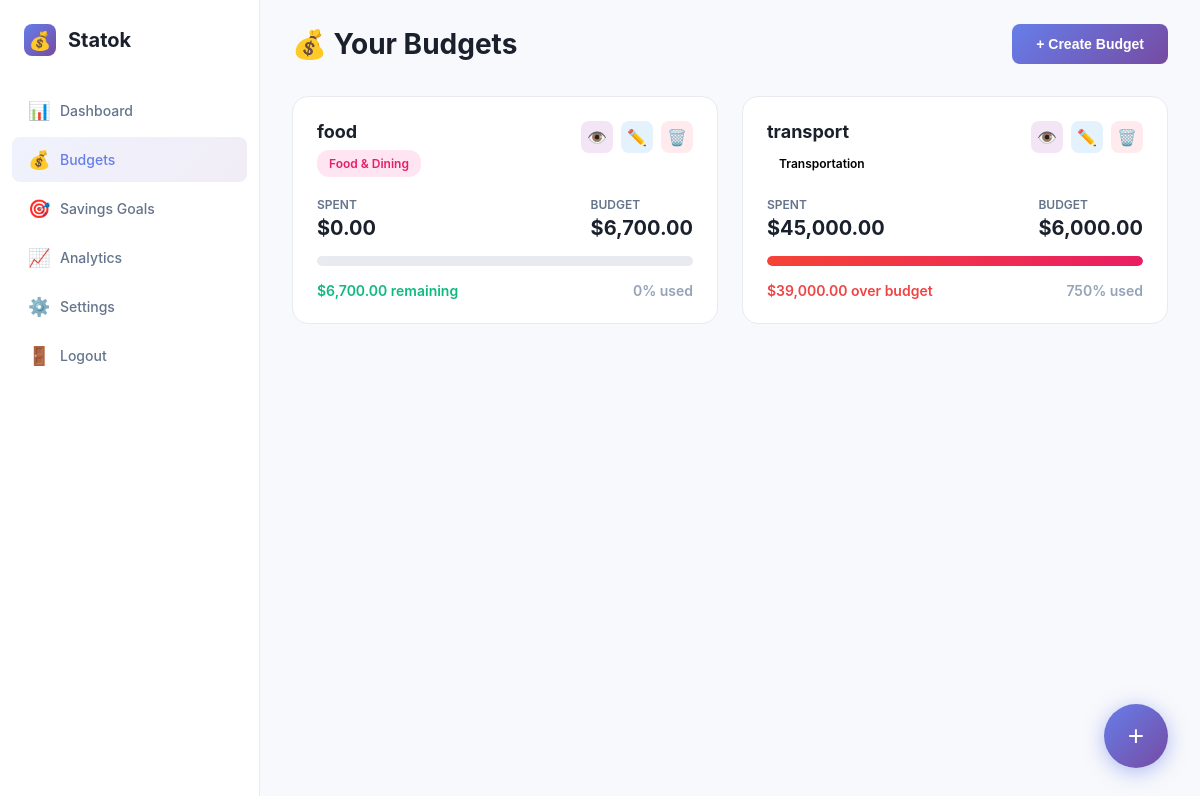
The app's page /public/budgets.php (signed in), older data.
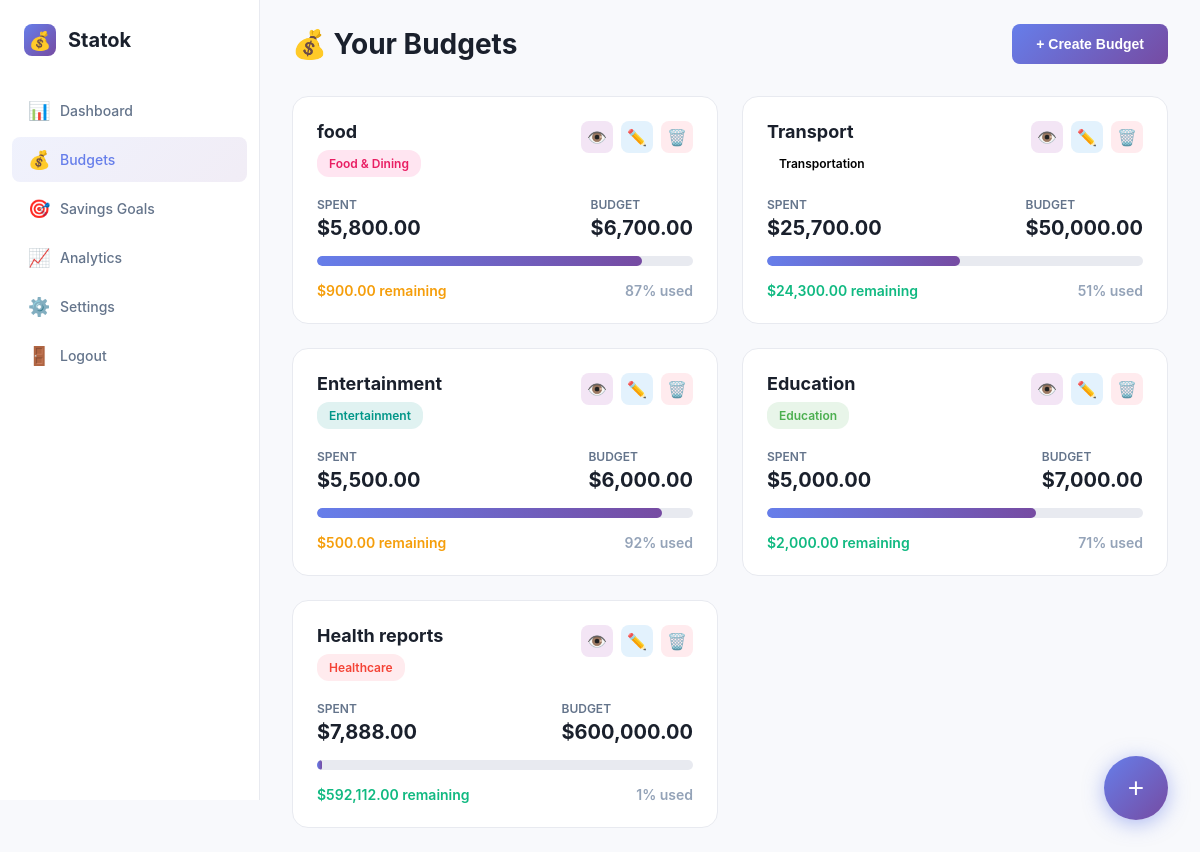
The same page, newer data.
### tables this page shows
CREATE TABLE budgets (
    id INTEGER PRIMARY KEY AUTOINCREMENT,
    name TEXT NOT NULL,
    category TEXT NOT NULL,
    budget_amount REAL NOT NULL,
    created_date TEXT NOT NULL
, user_id INTEGER DEFAULT 1);

### public/budgets.php (the view, shortened to what this page needs)
<?php
$user_id = $_SESSION['user_id'];
try {
    $db = new PDO('sqlite:' .__DIR__ . '/../db/database.db');
    $db->setAttribute(PDO::ATTR_ERRMODE, PDO::ERRMODE_EXCEPTION);
} catch(PDOException $e) {
    die("Connection failed: " . $e->getMessage());
}
$db->exec('CREATE TABLE IF NOT EXISTS budgets (
    id INTEGER PRIMARY KEY AUTOINCREMENT,
    user_id INTEGER NOT NULL,
    name TEXT NOT NULL,
    category TEXT NOT NULL,
    budget_amount REAL NOT NULL,
    created_date TEXT NOT NULL,
    FOREIGN KEY (user_id) REFERENCES users(id) ON DELETE CASCADE
)');
$db->exec('CREATE TABLE IF NOT EXISTS expenses (
    id INTEGER PRIMARY KEY AUTOINCREMENT,
    budget_id INTEGER NOT NULL,
    amount REAL NOT NULL,
    description TEXT,
    date TEXT NOT NULL,
    FOREIGN KEY (budget_id) REFERENCES budgets(id) ON DELETE CASCADE
)');
$stmt = $db->prepare('
    SELECT b.*, COALESCE(SUM(e.amount), 0) as spent
    FROM budgets b
    LEFT JOIN expenses e ON b.id = e.budget_id
    WHERE b.user_id = :uid
    GROUP BY b.id
    ORDER BY b.created_date DESC
');
$stmt->execute([':uid' => $user_id]);
$budgets = $stmt->fetchAll(PDO::FETCH_ASSOC);
?>
<!DOCTYPE html>
<html lang="en">
<head>
</head>
<body>
    <aside class="sidebar">
        <div class="logo">
            <div class="logo-icon">💰</div>
            <div class="logo-text">Statok</div>
        </div>
        <ul class="nav-menu">
            <li class="nav-item">
                <a href="dashboard.php" class="nav-link">
                    <span class="nav-icon">📊</span>
                    Dashboard
                </a>
            </li>
            <li class="nav-item">
                <a href="budgets.php" class="nav-link active">
                    <span class="nav-icon">💰</span>
                    Budgets
                </a>
            </li>
            <li class="nav-item">
                <a href="savings.php" class="nav-link">
                    <span class="nav-icon">🎯</span>
                    Savings Goals
                </a>
            </li>
            <li class="nav-item">
                <a href="#" class="nav-link">
                    <span class="nav-icon">📈</span>
                    Analytics
                </a>
            </li>
            <li class="nav-item">
                <a href="#" class="nav-link">
                    <span class="nav-icon">⚙️</span>
                    Settings
                </a>
            </li>
            <li class="nav-item">
                <a href="logout.php" class="nav-link">
                    <span class="nav-icon">🚪</span>
                    Logout
                </a>
            </li>
        </ul>
    </aside>
    <main class="main-content">
        <div class="top-bar">
            <div class="page-title">💰 Your Budgets</div>
            <button class="btn btn-primary" onclick="openModal('createBudget')">
                + Create Budget
            </button>
        </div>
        <?php if (count($budgets) > 0): ?>
        <div class="budget-cards">
            <?php foreach ($budgets as $budget):
                $remaining = $budget['budget_amount'] - $budget['spent'];
                $percentage = $budget['budget_amount'] > 0 ? ($budget['spent'] / $budget['budget_amount']) * 100 : 0;
                $statusClass = $percentage >= 100 ? 'status-over' : ($percentage >= 80 ? 'status-warning' : 'status-positive');
                $catClass = 'cat-' . strtolower(str_replace(['&', ' '], '', explode(' ', $budget['category'])[0]));
            ?>
            <div class="budget-card">
                <div class="budget-header">
                    <div class="budget-info">
                        <h3><?php echo htmlspecialchars($budget['name']); ?></h3>
                        <span class="category-badge <?php echo $catClass; ?>"><?php echo htmlspecialchars($budget['category']); ?></span>
                    </div>
                    <div class="budget-actions">
                        <button class="btn-mini btn-view" onclick="window.location.href='?view=<?php echo $budget['id']; ?>'" title="View Expenses">👁️</button>
                        <button class="btn-mini btn-edit" onclick="window.location.href='?edit=<?php echo $budget['id']; ?>'" title="Edit">✏️</button>
                        <form method="POST" style="display: inline;" onsubmit="return confirm('Delete this budget and all its expenses?');">
                            <button type="submit" class="btn-mini btn-delete" title="Delete">🗑️</button>
                        </form>
                    </div>
                </div>
                <div class="budget-amounts">
                    <div class="amount-item">
                        <span class="amount-label">Spent</span>
                        <span class="amount-value">$<?php echo number_format($budget['spent'], 2); ?></span>
                    </div>
                    <div class="amount-item">
                        <span class="amount-label">Budget</span>
                        <span class="amount-value">$<?php echo number_format($budget['budget_amount'], 2); ?></span>
                    </div>
                </div>
                <div class="progress-bar">
                    <div class="progress-fill <?php echo $percentage >= 100 ? 'progress-over' : ''; ?>" style="width: <?php echo min($percentage, 100); ?>%"></div>
                </div>
                <div class="budget-status">
                    <span class="<?php echo $statusClass; ?>">
                        $<?php echo number_format(abs($remaining), 2); ?> <?php echo $remaining >= 0 ? 'remaining' : 'over budget'; ?>
                    </span>
                    <span style="color: #94a3b8;"><?php echo round($percentage); ?>% used</span>
                </div>
            </div>
            <?php endforeach; ?>
        </div>
        <?php endif; ?>
    </main>
    <button class="fab" onclick="openModal('createBudget')" title="Create New Budget">+</button>
</body>
</html>

### public/budgets.php (style rules this page uses)
* { margin: 0; padding: 0; box-sizing: border-box; }
body { font-family: -apple-system, BlinkMacSystemFont, 'Segoe UI', 'Inter', Roboto, sans-serif; background: #f8f9fc; display: flex; min-height: 100vh; }
.sidebar { width: 260px; background: white; border-right: 1px solid #e8eaf0; padding: 24px 0; position: fixed; height: 100vh; overflow-y: auto; }
.logo { display: flex; align-items: center; gap: 12px; padding: 0 24px; margin-bottom: 32px; }
.logo-icon { width: 32px; height: 32px; background: linear-gradient(135deg, #667eea 0%, #764ba2 100%); border-radius: 8px; display: flex; align-items: center; justify-content: center; font-size: 18px; }
.logo-text { font-size: 20px; font-weight: 700; color: #1a202c; }
.nav-menu { list-style: none; padding: 0 12px; }
.nav-item { margin-bottom: 4px; }
.nav-link { display: flex; align-items: center; gap: 12px; padding: 12px 16px; color: #64748b; text-decoration: none; border-radius: 8px; transition: all 0.2s; font-size: 14px; font-weight: 500; }
.nav-link.active { background: linear-gradient(135deg, rgba(102, 126, 234, 0.1) 0%, rgba(118, 75, 162, 0.1) 100%); color: #667eea; }
.nav-icon { width: 20px; font-size: 18px; }
.main-content { margin-left: 260px; flex: 1; padding: 24px 32px; }
.top-bar { display: flex; justify-content: space-between; align-items: center; margin-bottom: 32px; }
.page-title { font-size: 28px; font-weight: 700; color: #1a202c; }
.btn { padding: 12px 24px; border-radius: 8px; border: none; cursor: pointer; font-size: 14px; font-weight: 600; transition: all 0.2s; }
.btn-primary { background: linear-gradient(135deg, #667eea 0%, #764ba2 100%); color: white; }
.budget-cards { display: grid; grid-template-columns: repeat(auto-fill, minmax(350px, 1fr)); gap: 24px; }
.budget-card { background: white; border-radius: 16px; padding: 24px; border: 1px solid #e8eaf0; transition: all 0.2s; }
.budget-header { display: flex; justify-content: space-between; align-items: flex-start; margin-bottom: 20px; }
.budget-info h3 { font-size: 18px; font-weight: 700; color: #1a202c; margin-bottom: 8px; }
.category-badge { display: inline-block; padding: 6px 12px; border-radius: 12px; font-size: 12px; font-weight: 600; }
.cat-food { background: #ffe5f1; color: #e91e63; }
.cat-entertainment { background: #e0f2f1; color: #009688; }
.cat-healthcare { background: #ffebee; color: #f44336; }
.cat-education { background: #e8f5e9; color: #4caf50; }
.budget-actions { display: flex; gap: 8px; }
.btn-mini { width: 32px; height: 32px; border-radius: 8px; border: none; cursor: pointer; display: flex; align-items: center; justify-content: center; font-size: 16px; transition: all 0.2s; }
.btn-edit { background: #e3f2fd; color: #2196f3; }
.btn-delete { background: #ffebee; color: #f44336; }
.btn-view { background: #f3e5f5; color: #9c27b0; }
.budget-amounts { display: flex; justify-content: space-between; margin-bottom: 16px; font-size: 14px; }
.amount-item { display: flex; flex-direction: column; gap: 4px; }
.amount-label { color: #64748b; font-size: 12px; font-weight: 600; text-transform: uppercase; }
.amount-value { font-size: 20px; font-weight: 700; color: #1a202c; }
.progress-bar { height: 10px; background: #e8eaf0; border-radius: 5px; overflow: hidden; margin-bottom: 16px; }
.progress-fill { height: 100%; background: linear-gradient(90deg, #667eea 0%, #764ba2 100%); border-radius: 5px; transition: width 0.3s; }
.budget-status { display: flex; justify-content: space-between; align-items: center; font-size: 14px; font-weight: 600; }
.status-positive { color: #10b981; }
.status-warning { color: #f59e0b; }
.fab { position: fixed; bottom: 32px; right: 32px; width: 64px; height: 64px; border-radius: 50%; background: linear-gradient(135deg, #667eea 0%, #764ba2 100%); color: white; border: none; font-size: 28px; cursor: pointer; box-shadow: 0 4px 20px rgba(102, 126, 234, 0.5); transition: all 0.3s; display: flex; align-items: center; justify-content: center; }
.progress-over { background: linear-gradient(90deg, #f44336 0%, #e91e63 100%); }
.status-over { color: #ef4444; }

Row changes from the older to the newer data that the page shows:
removed budgets: name "transport", category "Transportation", spent "45,000.00", budget_amount "6,000.00", remaining "39,000.00", shows "over budget", percentage "750"
computed for budgets "food": spent "0.00" → "5,800.00"; remaining "6,700.00" → "900.00"; percentage "0" → "87"
added budgets: name "Transport", category "Transportation", spent "25,700.00", budget_amount "50,000.00", remaining "24,300.00", percentage "51"
added budgets: name "Entertainment", category "Entertainment", spent "5,500.00", budget_amount "6,000.00", remaining "500.00", percentage "92"
added budgets: name "Education", category "Education", spent "5,000.00", budget_amount "7,000.00", remaining "2,000.00", percentage "71"
added budgets: name "Health reports", category "Healthcare", spent "7,888.00", budget_amount "600,000.00", remaining "592,112.00", percentage "1"
